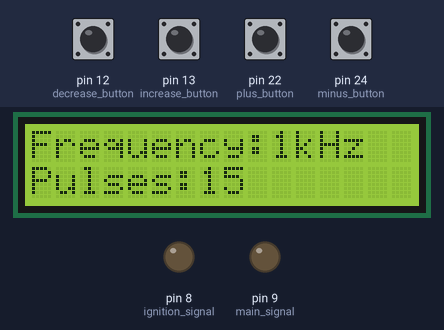
A sketch run on a simulated Arduino Mega 2560, built with avr-gcc and run on an emulated ATmega2560. On the bench: 16×2 character LCD, output pins drawn as LEDs (lit = HIGH). The inputs (shaded band) are chosen by the test bench; at power-on: pin 12 (decrease_button), pin 13 (increase_button), pin 22 (plus_button), pin 24 (minus_button) HIGH.

Above: at 1.2 s.
1.3 s: pin 13 (increase_button) pulled LOW for 0.15 s
At 2.6 s:
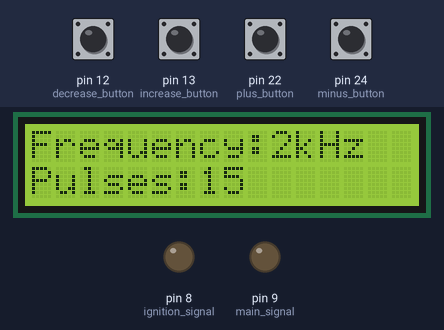
3.0 s: pin 22 (plus_button) pulled LOW for 0.15 s
At 3.9 s:
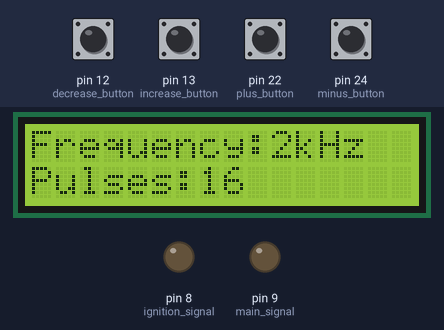
4.6 s: pin 12 (decrease_button) pulled LOW for 0.15 s
At 6.0 s:
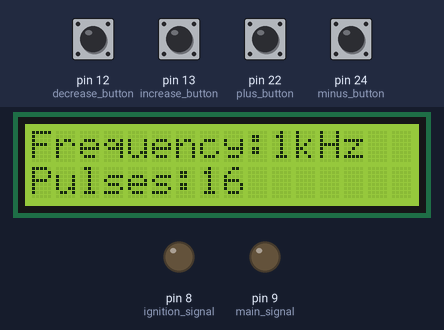
6.3 s: pin 22 (plus_button) pulled LOW for 1 s
At 8.0 s:
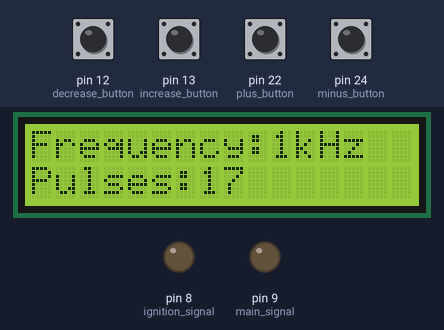
8.8 s: pin 13 (increase_button) pulled LOW for 1 s
At 10.5 s:
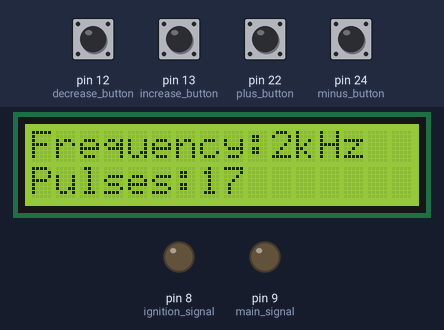
Timing chart, 0 to 12.0 s (numbered marks = the images above; inputs shaded):
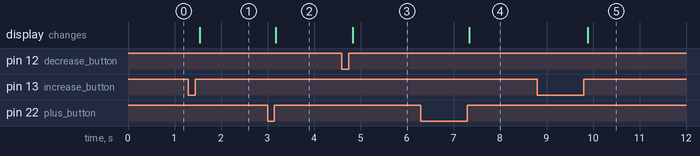

Measured:
- after the input at 1.3 s, the display: changes after 0.24 s (image 1)
- after the input at 3.0 s, the display: changes after 0.18 s (image 2)
- after the input at 4.6 s, the display: changes after 0.24 s (image 3)
- after the input at 6.3 s, the display: changes after 1.0 s (image 4)
- after the input at 8.8 s, the display: changes after 1.1 s (image 5)

The sketch:

generator.ino
```cpp
// ARDUINO MEGA
// может быть добавить EEPROM

#include <LiquidCrystal_I2C.h>

#define pack __asm__("nop\n\tnop\n\tnop\n\tnop\n\tnop\n\tnop\n\tnop\n\tnop\n\tnop\n\tnop\n\tnop\n\tnop\n\tnop\n\tnop\n\tnop\n\tnop\n\t")
#define Delay __asm__("nop\n\tnop\n\tnop\n\tnop\n\tnop\n\tnop\n\tnop\n\tnop\n\tnop\n\tnop\n\tnop\n\tnop\n\tnop\n\tnop\n\tnop\n\tnop\n\tnop\n\tnop\n\tnop\n\tnop\n\tnop\n\tnop\n\tnop\n\tnop\n\tnop\n\tnop\n\tnop\n\tnop\n\tnop\n\tnop\n\tnop\n\t")

// сигналы(импульсы)
#define main_signal 9
#define ignition_signal 8
// кнопки уменьшения/увеличения частоты
#define decrease_button 12
#define increase_button 13
// кнопки уменьшения/увеличения количества импульсов в пачке
#define plus_button 22
#define minus_button 24


uint16_t freq = 1999;                                                                                                                                                            // старт с 1кГц
uint32_t f_cpu = 16000000;                                                                                                                                                       // тактовая частота
uint16_t prescaler = 8;                                                                                                                                                          // по дефолту 8, будет меняться в ходе программы
uint16_t frequency_1_100[] = { 1999, 999, 665, 499, 399, 332, 284, 249, 221, 1599, 1065, 799, 639, 532, 456, 399, 354, 319, 289, 265, 245, 227, 212, 199, 187, 176, 167, 159 };  // набор значений для регулировки частоты в пределах 1-100кГц

uint8_t f_case = 0;
float freq_work = f_cpu / (prescaler * (1 + freq));

bool flag_inc = LOW;  // инкремент частоты
bool lastButton_inc = LOW;
bool flag_dec = LOW;  // декремент частоты
bool lastButton_dec = LOW;


bool flag_plus = LOW;  // увеличение количества импульсов в пачке
bool lastButton_plus = LOW;
bool flag_minus = LOW;  // уменьшение количества импульсов в пачке
bool lastButton_minus = LOW;
uint8_t PULSES = 15;

String message;

// LiquidCrystal lcd(7, 6, 5, 4, 3, 2);  // (RS, E, DB4, DB5, DB6, DB7)
LiquidCrystal_I2C lcd(0x27, 16, 2);  // Устанавливаем дисплей

void setup() {
  // настройка lcd
  lcd.init();       // инициализация LCD дисплея
  lcd.backlight();  // включение подсветки дисплея


  pinMode(ignition_signal, OUTPUT);        // поджиг
  pinMode(main_signal, OUTPUT);            // основной
  pinMode(decrease_button, INPUT_PULLUP);  //кнопка уменьшения частоты
  pinMode(increase_button, INPUT_PULLUP);  // кнопка увеличения частоты
  pinMode(plus_button, INPUT_PULLUP);      //кнопка уменьшения частоты
  pinMode(minus_button, INPUT_PULLUP);     // кнопка увеличения частоты

  cli();
  // Таймер1 используется для обработки кнопок
  TCCR1A = 0;               // set entire TCCR3A register to 0
  TCCR1B = 0;               // same for TCCR3B
  TCNT1 = 0;                //initialize counter value to 0
  OCR1A = 62499;            // 10 Гц
  TCCR1A |= (1 << WGM11);   //режим СТС
  TCCR1B |= (1 << CS12);    // Set 256 prescaler
  TIMSK1 |= (1 << OCIE1A);  //пока оставим, мб убрать надо
  // Таймер3 используется для импульсов
  TCCR3A = 0;  // set entire TCCR3A register to 0
  TCCR3B = 0;  // same for TCCR3B
  TCNT3 = 0;   //initialize counter value to 0
  OCR3A = freq;
  TCCR3A |= (1 << WGM31);   //режим СТС
  TCCR3B |= (1 << CS31);    // Set 8 prescaler
  TIMSK3 |= (1 << OCIE3A);  //пока оставим, мб убрать надо
  sei();
}


void loop() {
  freq_work = int(f_cpu / (prescaler * (1 + freq)) / 1000);

  // инкремент
  int currentButton_inc = digitalRead(increase_button);      // Считываем значение пина кнопки
  if (lastButton_inc == LOW && currentButton_inc == HIGH) {  // Если состояние кнопки "нажата" - HIGH, а предыдущее LOW - фиксируем событие нажатия кнопки
    flag_inc = !flag_inc;
    lcd.clear();
    cli();
    if (f_case < 27) {
      f_case++;  // увеличиваем частоту частоту
    }


    if (f_case < 9) {
      // lcd.clear();
      prescaler = 8;
      freq = frequency_1_100[f_case];
      TCCR3B |= (1 << CS31);  // Set 8 prescaler
      OCR3A = freq;
    } else {
      // lcd.clear();
      prescaler = 1;
      freq = frequency_1_100[f_case];
      TCCR3B |= (1 << CS30);  // Set 1 prescaler
      OCR3A = freq;
    }
    sei();
  }
  lastButton_inc = currentButton_inc;  // Запоминаем последнее состояние кнопки


  // декремент
  int currentButton_dec = digitalRead(decrease_button);      // Считываем значение пина кнопки
  if (lastButton_dec == LOW && currentButton_dec == HIGH) {  // Если состояние кнопки "нажата" - HIGH, а предыдущее LOW - фиксируем событие нажатия кнопки
    flag_dec = !flag_dec;
    lcd.clear();
    cli();
    if (f_case > 0) {
      f_case--;  // уменьшаем частоту
    }


    if (f_case < 9) {
      prescaler = 8;
      freq = frequency_1_100[f_case];
      TCCR3B |= (1 << CS31);  // Set 8 prescaler
      OCR3A = freq;
    } else {
      prescaler = 1;
      freq = frequency_1_100[f_case];
      TCCR3B |= (1 << CS30);  // Set 1 prescaler
      OCR3A = freq;
    }
    sei();
  }
  lastButton_dec = currentButton_dec;  // Запоминаем последнее состояние кнопки

  // увеличение пачки импульсов
  int currentButton_plus = digitalRead(plus_button);           // Считываем значение пина кнопки
  if (lastButton_plus == LOW && currentButton_plus == HIGH) {  // Если состояние кнопки "нажата" - HIGH, а предыдущее LOW - фиксируем событие нажатия кнопки
    flag_plus = !flag_plus;
    cli();
    if (PULSES < 26) {
      PULSES++;  // увеличиваем пачку
    }
    sei();
  }
  lastButton_plus = currentButton_plus;  // Запоминаем последнее состояние кнопки

  // уменьшение пачки импульсов
  int currentButton_minus = digitalRead(minus_button);           // Считываем значение пина кнопки
  if (lastButton_minus == LOW && currentButton_minus == HIGH) {  // Если состояние кнопки "нажата" - HIGH, а предыдущее LOW - фиксируем событие нажатия кнопки
    flag_minus = !flag_minus;
    lcd.clear();
    cli();
    if (PULSES > 5) {
      PULSES--;  // уменьшаем пачку
    }
    sei();
  }
  lastButton_minus = currentButton_minus;  // Запоминаем последнее состояние кнопки


  lcd.setCursor(0, 0);
  lcd.print("Frequency:");  // Выводим текст
  lcd.setCursor(10, 0);
  String freqstr = String(String(int(freq_work)) + "kHz");
  lcd.print(freqstr);  // Выводим текст
  lcd.setCursor(0, 1);
  lcd.print("Pulses:");  // Выводим текст
  lcd.print(PULSES);     // Выводим текст
}


ISR(TIMER1_COMPA_vect) {
  TCCR3A = 0;  // set entire TCCR3A register to 0
  TCCR3B = 0;  // same for TCCR3B
  TCNT3 = 0;   //initialize counter value to 0
  OCR3A = freq;
  TCCR3A |= (1 << WGM31);                    //режим СТС
  if (prescaler = 8) TCCR3B |= (1 << CS31);  // Set 8 prescaler
  else TCCR3B |= (1 << CS30);                // Set 1 prescaler
  TIMSK3 |= (1 << OCIE3A);                   //пока оставим, мб убрать надо
}


//  импульсы
ISR(TIMER3_COMPA_vect) {
  cli();
  TCCR1B &= ~(1 << CS12);  // вырубаем таймер 1

  static uint8_t counter;
  PORTH |= (1 << 5);  //основной сигнал
  for (uint8_t i = 0; i < 25; i++) {
    pack;
  }
  PORTH &= ~(1 << 5);
  for (uint8_t i = 0; i < 3; i++) {
    Delay;
  }
  PORTH |= (1 << 6);  // поджиг
  for (uint8_t i = 0; i < 25; i++) {
    pack;
  }
  PORTH &= ~(1 << 6);
  for (uint8_t i = 0; i < 3; i++) {
    Delay;
  }
  counter++;
  if (counter >= PULSES) {

    TCCR3A = 0;  // set entire TCCR3A register to 0
    TCCR3B = 0;  // same for TCCR3B
    TCNT3 = 0;   //initialize counter value to 0
    TCCR3A |= (1 << WGM31);   //режим СТС
    TCCR3B &= ~(1 << CS31);    // вырубаем таймер 3
    TIMSK3 |= (1 << OCIE3A);  //пока оставим, мб убрать надо


    counter = 0;
    TCCR1A = 0;               // set entire TCCR3A register to 0
    TCCR1B = 0;               // same for TCCR3B
    TCNT1 = 0;                //initialize counter value to 0
    OCR1A = 62499;            // 10 Гц
    TCCR1A |= (1 << WGM11);   //режим СТС
    TCCR1B |= (1 << CS12);    // Set 256 prescaler
    TIMSK1 |= (1 << OCIE1A);  //пока оставим, мб убрать надо
  }
  sei();
}
```
